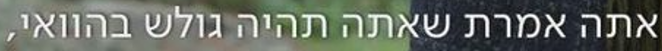
#> input picture tesstrain-main/data/raw_png/1.png, 662 x 51 px; its folder holds only this picture in this run
$ python -i main.py   (imports and definitions only)
#> lines starting #> are read from the running program, lines starting #| are printed output that depends on the picture
import os
import pandas as pd
import tesserocr
from PIL import Image


def grayscale(image):
    """Converts the image to grayscale."""
    return image.convert('L')


def threshold(image, threshold=127):
    """Applies a thresholding filter to the image."""
    return image.point(lambda x: 0 if x < threshold else 255)


def crop_image(image, crop_percentage_height=0.3, crop_percentage_width=0.1):
    width, height = image.size
    crop_height = int(height * crop_percentage_height)
    crop_width = int(width * crop_percentage_width)
    # Crop the image to the lower part
    return image.crop((crop_width, height - crop_height, width - crop_width, height))


def preprocess_image(image):
    image = crop_image(image)

    image = threshold(image, 210)

    image = grayscale(image)

    return image


def detect_hebrew_subtitles(image, api):
    api.SetVariable("tessedit_char_whitelist", 'אבגדהוזחטיכלמנסעפצקרשתץףךןם !-?.0123456789"')

    api.SetImage(image)

    text = api.GetUTF8Text()

    return text.strip()


directory = 'D:\\memes\\'
# [1 line that did not run here, left out]

data = []
i = 0
# [15 lines not run here, left out]


df = pd.DataFrame(data)
# [1 line not run here, left out]

>>> import cv2
>>> picture = cv2.imread('../tesstrain-main/data/raw_png/1.png', cv2.IMREAD_GRAYSCALE)
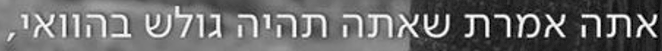
#> picture: shape (51, 662); min 0, max 255, mean 106.3
>>> result = preprocess_image(picture)
#> (the run stopped early here; a loop or call above may not have finished)

$ run again, on tesstrain-main/data/raw_png/10.png
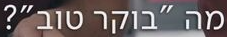
#> input picture tesstrain-main/data/raw_png/10.png, 227 x 37 px
#> `picture = cv2.imread('../tesstrain-main/data/raw_png/1.png', cv2.IMREA..`:
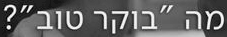
#> picture: shape (37, 227); min 0, max 255, mean 96.7
